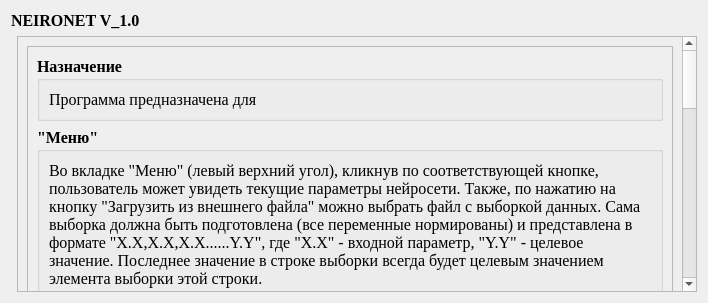
<?xml version="1.0" encoding="UTF-8"?>
<ui version="4.0">
 <class>FAQDialog</class>
 <widget class="QDialog" name="FAQDialog">
  <property name="windowModality">
   <enum>Qt::NonModal</enum>
  </property>
  <property name="geometry">
   <rect>
    <x>0</x>
    <y>0</y>
    <width>708</width>
    <height>303</height>
   </rect>
  </property>
  <property name="windowTitle">
   <string>О программе</string>
  </property>
  <layout class="QGridLayout" name="gridLayout">
   <item row="1" column="1">
    <widget class="QScrollArea" name="scrollArea">
     <property name="minimumSize">
      <size>
       <width>0</width>
       <height>0</height>
      </size>
     </property>
     <property name="verticalScrollBarPolicy">
      <enum>Qt::ScrollBarAlwaysOn</enum>
     </property>
     <property name="widgetResizable">
      <bool>true</bool>
     </property>
     <widget class="QWidget" name="scrollAreaWidgetContents">
      <property name="geometry">
       <rect>
        <x>0</x>
        <y>0</y>
        <width>665</width>
        <height>1019</height>
       </rect>
      </property>
      <layout class="QGridLayout" name="gridLayout_2">
       <item row="0" column="0">
        <widget class="QFrame" name="frame">
         <property name="minimumSize">
          <size>
           <width>0</width>
           <height>900</height>
          </size>
         </property>
         <property name="frameShape">
          <enum>QFrame::StyledPanel</enum>
         </property>
         <property name="frameShadow">
          <enum>QFrame::Raised</enum>
         </property>
         <layout class="QGridLayout" name="gridLayout_4">
          <item row="5" column="0">
           <widget class="QLabel" name="label_7">
            <property name="minimumSize">
             <size>
              <width>0</width>
              <height>200</height>
             </size>
            </property>
            <property name="font">
             <font>
              <family>Times New Roman</family>
              <pointsize>12</pointsize>
             </font>
            </property>
            <property name="text">
             <string>Более подробно про каждый раздел нейросети можно узнать, кликнув по кнопке &quot;Помощь&quot;, а также кнопке &quot;Подсказка&quot; в соответствующих разделах.</string>
            </property>
            <property name="alignment">
             <set>Qt::AlignLeading|Qt::AlignLeft|Qt::AlignTop</set>
            </property>
            <property name="wordWrap">
             <bool>true</bool>
            </property>
           </widget>
          </item>
          <item row="1" column="0">
           <widget class="QGroupBox" name="groupBox_3">
            <property name="font">
             <font>
              <family>Times New Roman</family>
              <pointsize>12</pointsize>
              <weight>75</weight>
              <bold>true</bold>
             </font>
            </property>
            <property name="title">
             <string>&quot;Меню&quot;</string>
            </property>
            <layout class="QGridLayout" name="gridLayout_6">
             <item row="0" column="0">
              <widget class="QLabel" name="label_4">
               <property name="font">
                <font>
                 <pointsize>12</pointsize>
                 <weight>50</weight>
                 <bold>false</bold>
                </font>
               </property>
               <property name="text">
                <string>Во вкладке &quot;Меню&quot; (левый верхний угол), кликнув по соответствующей кнопке, пользователь может увидеть текущие параметры нейросети. Также, по нажатию на кнопку &quot;Загрузить из внешнего файла&quot; можно выбрать файл с выборкой данных. Сама выборка должна быть подготовлена (все переменные нормированы) и представлена в формате &quot;X.X,X.X,X.X......Y.Y&quot;, где &quot;X.X&quot; - входной параметр, &quot;Y.Y&quot; - целевое значение. Последнее значение в строке выборки всегда будет целевым значением элемента выборки этой строки.</string>
               </property>
               <property name="alignment">
                <set>Qt::AlignLeading|Qt::AlignLeft|Qt::AlignTop</set>
               </property>
               <property name="wordWrap">
                <bool>true</bool>
               </property>
              </widget>
             </item>
            </layout>
           </widget>
          </item>
          <item row="0" column="0">
           <widget class="QGroupBox" name="groupBox">
            <property name="font">
             <font>
              <family>Times New Roman</family>
              <pointsize>12</pointsize>
              <weight>75</weight>
              <bold>true</bold>
             </font>
            </property>
            <property name="title">
             <string>Назначение</string>
            </property>
            <layout class="QGridLayout" name="gridLayout_3">
             <item row="0" column="0">
              <widget class="QLabel" name="label">
               <property name="font">
                <font>
                 <pointsize>12</pointsize>
                 <weight>50</weight>
                 <bold>false</bold>
                </font>
               </property>
               <property name="text">
                <string>Программа предназначена для </string>
               </property>
               <property name="alignment">
                <set>Qt::AlignLeading|Qt::AlignLeft|Qt::AlignTop</set>
               </property>
               <property name="wordWrap">
                <bool>true</bool>
               </property>
              </widget>
             </item>
            </layout>
           </widget>
          </item>
          <item row="3" column="0">
           <widget class="QGroupBox" name="groupBox_4">
            <property name="font">
             <font>
              <family>Times New Roman</family>
              <pointsize>12</pointsize>
              <weight>75</weight>
              <bold>true</bold>
             </font>
            </property>
            <property name="title">
             <string>Раздел &quot;Прогон&quot;</string>
            </property>
            <layout class="QGridLayout" name="gridLayout_7">
             <item row="0" column="0">
              <widget class="QLabel" name="label_5">
               <property name="font">
                <font>
                 <pointsize>12</pointsize>
                 <weight>50</weight>
                 <bold>false</bold>
                </font>
               </property>
               <property name="text">
                <string>В данном разделе происходит стандартный опрос сети (пользователь вводит значения, ожидая
получить требуемый результат). Производить стандартный опрос имеет смысл лишь после обучения сети на какой-либо выборке данных.</string>
               </property>
               <property name="alignment">
                <set>Qt::AlignLeading|Qt::AlignLeft|Qt::AlignTop</set>
               </property>
               <property name="wordWrap">
                <bool>true</bool>
               </property>
              </widget>
             </item>
            </layout>
           </widget>
          </item>
          <item row="4" column="0">
           <widget class="QGroupBox" name="groupBox_5">
            <property name="font">
             <font>
              <family>Times New Roman</family>
              <pointsize>12</pointsize>
              <weight>75</weight>
              <bold>true</bold>
             </font>
            </property>
            <property name="title">
             <string>Раздел &quot;Настройки&quot;</string>
            </property>
            <layout class="QGridLayout" name="gridLayout_8">
             <item row="0" column="0">
              <widget class="QLabel" name="label_6">
               <property name="font">
                <font>
                 <pointsize>12</pointsize>
                 <weight>50</weight>
                 <bold>false</bold>
                </font>
               </property>
               <property name="text">
                <string>Данный раздел отвечает за внутренние параметры сети. В левой части экрана пользователь может изменять количество входных/выходных значений, количество нейронов в 1-м и 2-м скрытых слоях (после данных изменений веса должны быть сгенерированы заново, за что отвечает одноименная кнопка). Параметры &quot;Количество циклов&quot; и &quot;Количество эпох&quot; будут определять, на сколько точно нейросеть будет обучена на представляемой выборке. Параметр &quot;Коэффициент обучения&quot; отвечает за то, на сколько &quot;быстро&quot; нейросеть будет обучаться (как сильно её веса будут меняться за 1 цикл). Если текущие веса нейросети удовлетворяют целям пользователя, он может их сохранить, нажав на кнопку &quot;Сохранить веса&quot;. &quot;Загрузить веса&quot; отвечает за одноименное действие (перед загрузкой весов необходимо привести нейросеть в то состояние, в котором загружаемые веса сохранялись).</string>
               </property>
               <property name="alignment">
                <set>Qt::AlignLeading|Qt::AlignLeft|Qt::AlignTop</set>
               </property>
               <property name="wordWrap">
                <bool>true</bool>
               </property>
              </widget>
             </item>
            </layout>
           </widget>
          </item>
          <item row="2" column="0">
           <widget class="QGroupBox" name="groupBox_2">
            <property name="font">
             <font>
              <family>Times New Roman</family>
              <pointsize>12</pointsize>
              <weight>75</weight>
              <bold>true</bold>
             </font>
            </property>
            <property name="title">
             <string>Раздел &quot;Обучение&quot;</string>
            </property>
            <layout class="QGridLayout" name="gridLayout_5">
             <item row="0" column="0">
              <widget class="QLabel" name="label_3">
               <property name="font">
                <font>
                 <pointsize>12</pointsize>
                 <weight>50</weight>
                 <bold>false</bold>
                </font>
               </property>
               <property name="text">
                <string>&lt;html&gt;&lt;head/&gt;&lt;body&gt;&lt;p&gt;В разделе обучения происходит старт и остановка обучения. Пользователь имеет возможность как вводить значения вручную(в соответствующие слоты для входных значений), так и использовать выборки из внешних файлов. Перед началом обучения убедитесь, что параметры нейронной сети (количество входных/выходных значений соответствуют вашим требованиям).&lt;/p&gt;&lt;/body&gt;&lt;/html&gt;</string>
               </property>
               <property name="alignment">
                <set>Qt::AlignLeading|Qt::AlignLeft|Qt::AlignTop</set>
               </property>
               <property name="wordWrap">
                <bool>true</bool>
               </property>
              </widget>
             </item>
            </layout>
           </widget>
          </item>
         </layout>
        </widget>
       </item>
      </layout>
     </widget>
    </widget>
   </item>
   <item row="0" column="0" colspan="2">
    <widget class="QLabel" name="label_2">
     <property name="maximumSize">
      <size>
       <width>300</width>
       <height>300</height>
      </size>
     </property>
     <property name="font">
      <font>
       <family>Times New Roman</family>
       <pointsize>12</pointsize>
       <weight>75</weight>
       <bold>true</bold>
      </font>
     </property>
     <property name="text">
      <string>NEIRONET V_1.0</string>
     </property>
     <property name="wordWrap">
      <bool>true</bool>
     </property>
    </widget>
   </item>
  </layout>
 </widget>
 <resources/>
 <connections/>
</ui>
